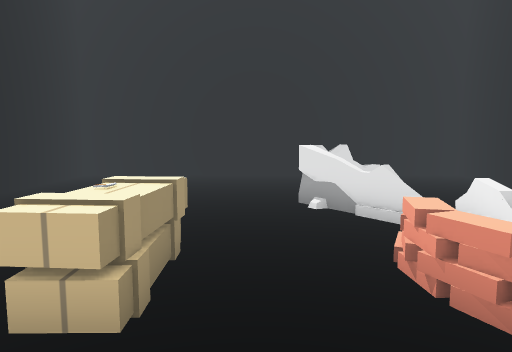
[1] (above)

13 first-person views from a walk through a Unity game level. The camera is 1.4 m above the floor, tilts 6° down and sees 70° across. The floor is counted in squares, 1 m on a side. Each view is taken from the middle of a square. On the plan, view 1 faces up. The plan holds only what a view shows up to about 16 squares ahead; the rest is blank. The place goes on beyond the plan. The player character is not drawn.

[2]
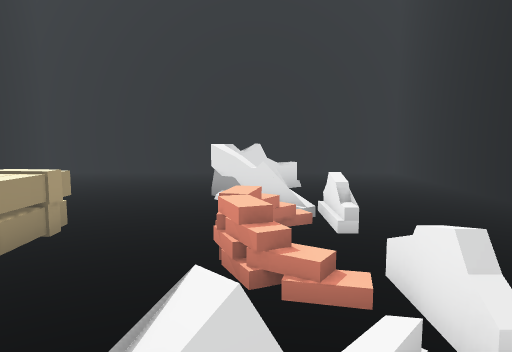

[3]
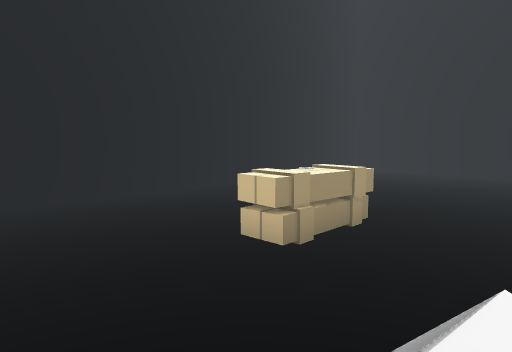

[4]
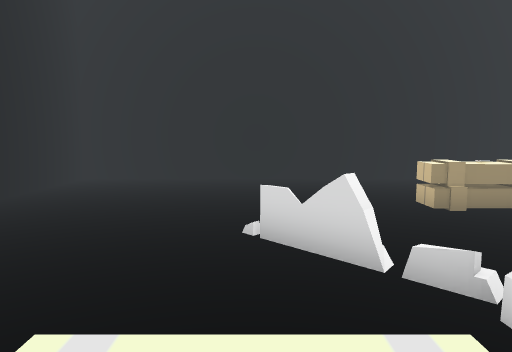

[5]
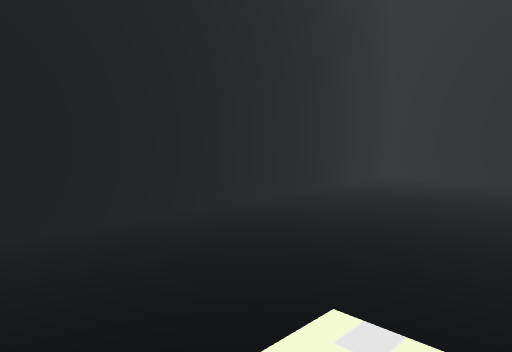

[6]
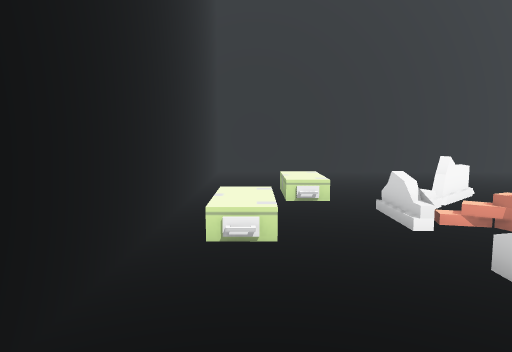

[7]
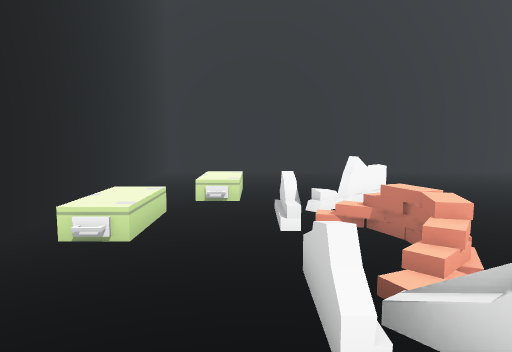

[8]
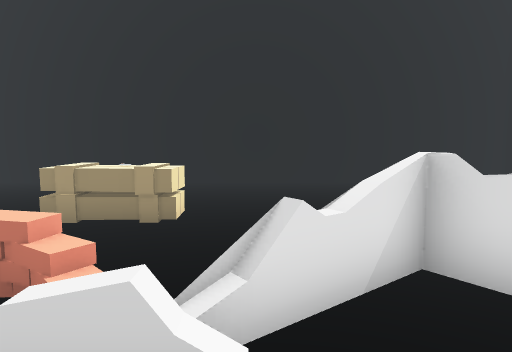

[9]
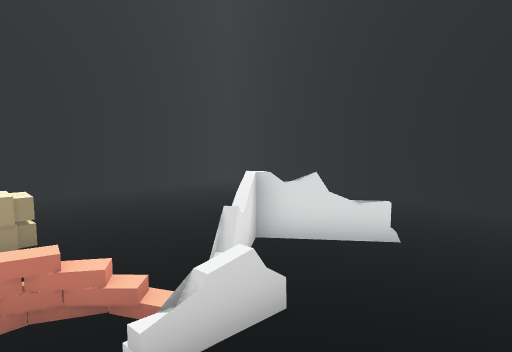

[10]
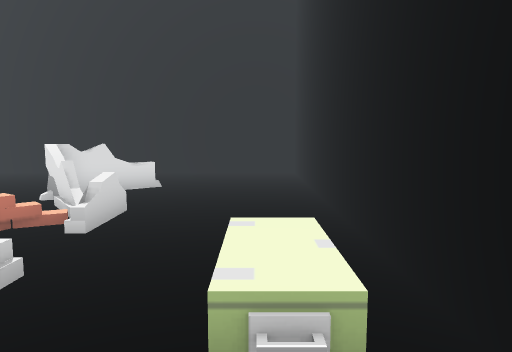

[11]
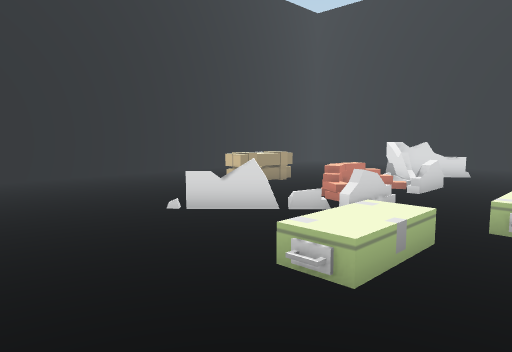

[12]
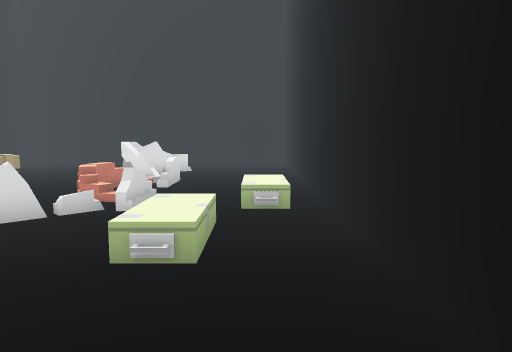

[13]
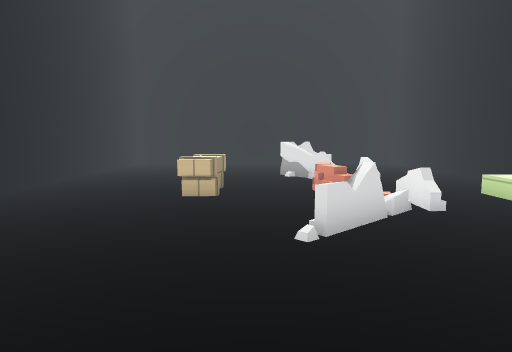

### Floor plan
Points are (right, up) in squares from view 1. A wall is a line through its corners. A room is listed if a view was taken in it or the views show most of it. See-through windows are left out.
Room 1 (views 1, 2, 3, 4, 5, 6, 7, 8, 9, 10, 11, 12, 13)
walls: (2.5, 5.7) (0.9, 7.9); (1.9, 8.6) (1.5, 8.3); (2.3, 8.6) (1.2, 7.8) (2.5, 6.1); (-6.4, -6.8) (7.5, -6.8) (7.5, 13.6) (-6.4, 13.6) (-6.4, -6.8)
low walls: (1.8, 0.2) (1.5, -0.2); (2.3, 0.3) (1, -1); (2.8, 0.8) (2.4, 0.4); (3.5, 2) (3.5, 1.2); (3.3, 4.6) (3.3, 5.5); (3.3, 1.1) (3.3, 2.1); (0.8, -0.8) (2.1, 0.4); (1.5, 7) (1.9, 6.5) (1.5, 7.1); (3.5, 5.5) (3.5, 4.8); (2.9, 9.4) (2.5, 9.1)
objects: crate (-1, 4); sandbag (2, 3)

Positions as (right, up) in squares from view 1, and headings:
1: (0, 0), facing up
2: (2, -1), facing up
3: (2, -1), facing up-left
4: (6, -1), facing left
5: (6, -1), facing down-left
6: (6, 8), facing down
7: (4, 8), facing down
8: (5, 6), facing left
9: (6, 3), facing up-left
10: (6, -1), facing up
11: (7, -5), facing up-left
12: (6, -6), facing up
13: (0, -6), facing up
